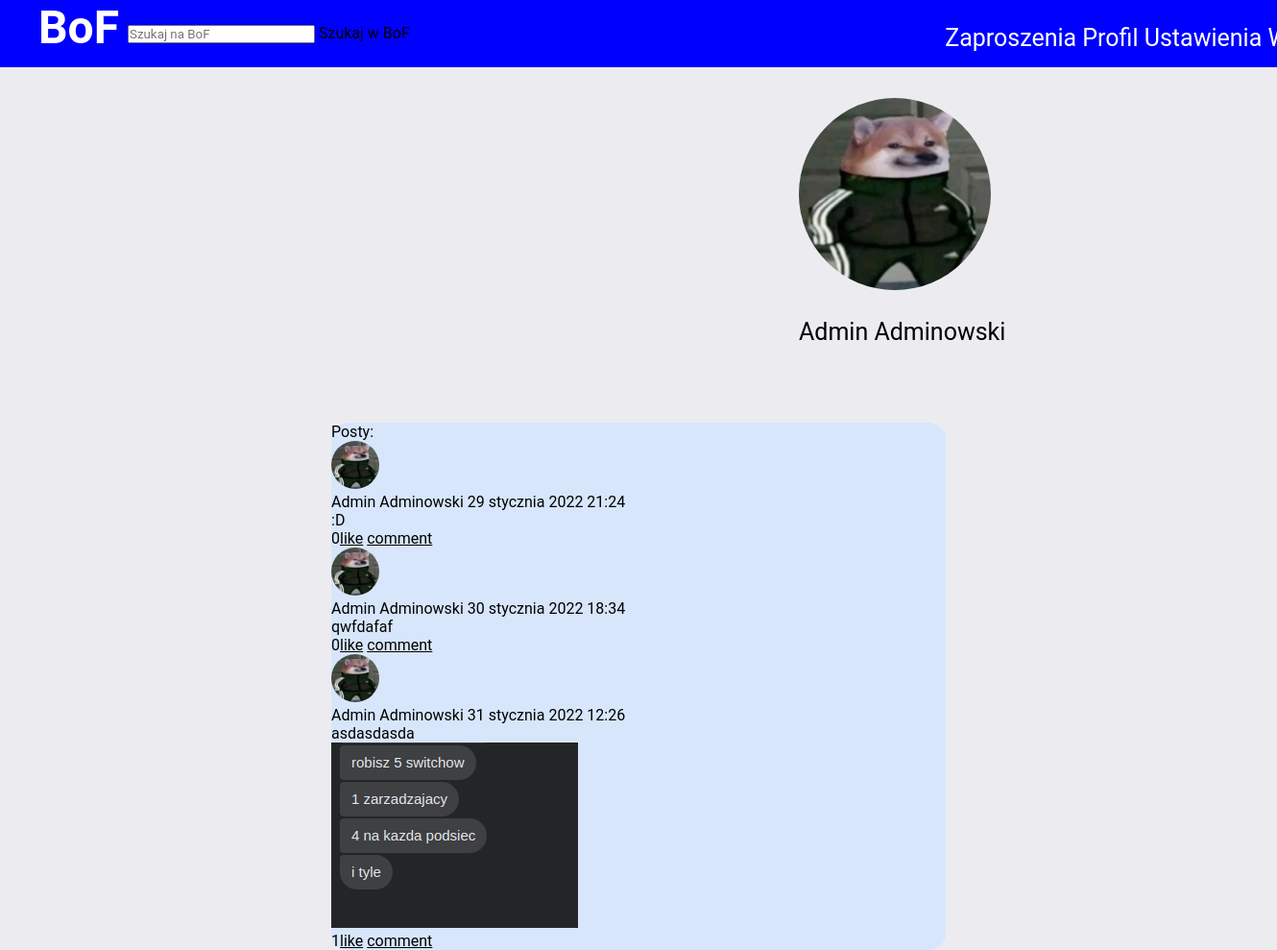
The page /profile/1 on the database as committed earlier.
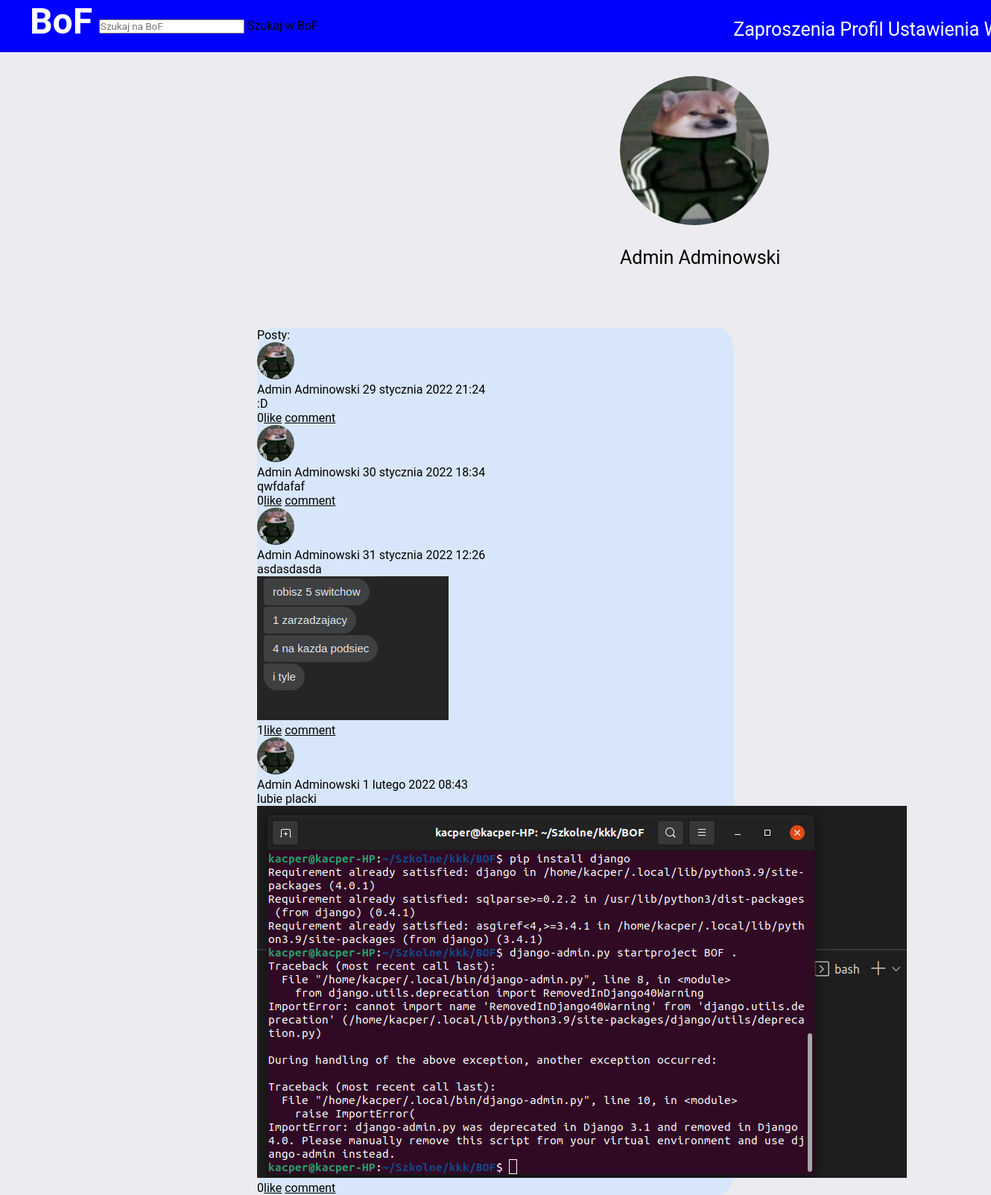
The same page on the database as committed later.
### post/models.py (models this page shows)
class Post(models.Model):
    user = models.ForeignKey(User, on_delete=models.CASCADE)
    content = models.CharField(max_length=500)
    photo = models.ImageField(upload_to='post_photos', null=True)
    date = models.DateTimeField(default=timezone.now)
    likes = models.ManyToManyField(User, related_name='post_likes', blank=True)
    def get_absolute_url(self):
        return reverse('post:post-detail-view', kwargs={'id': self.id})
    def get_like_url(self):
        return reverse('post:post-like-view', kwargs={'id': self.id})

### account/models.py (models this page shows, shortened)
class Account(models.Model):
    user = models.OneToOneField(User, unique=True, on_delete=models.CASCADE)
    image = models.ImageField(default='default.jpeg')
    friends = models.ManyToManyField(User, related_name='user_friends', blank=True)
    def get_absolute_url(self):
        return reverse('account:profile-view', kwargs={'id': self.user.id})

### account/views.py (the view)
# urls.py: path('profile/<int:id>', profile_view, name='profile-view'),
def profile_view(request, id):
    user = get_object_or_404(User, id=id)
    posts = Post.objects.filter(user=user)
    context = {
        'user': user,
        'posts': posts
    }
    return render(request, "profile_view.html", context)

### account/templates/profile_view.html
{%extends 'head.html'%}
{%block content%}
<div class="profile">
    <img src="{{user.account.image.url}}"/>
    <p>{{user.first_name}} {{user.last_name}}</p>
</div>
<div class="posts">
    <p>Posty:</p>
    {% for post in posts %}
        <div class="post">
            <div class="user">
                <img src="{{post.user.account.image.url}}"/>
                <p>{{post.user.first_name}} {{post.user.last_name}} {{post.date}}</p>
            </div>
            <div class="conent">
                <p>{{post.content}}</p>
            </div>
            {%if post.photo%}
            <div class="photo">
                <img class="post_photo"src="{{post.photo.url}}"/>
            </div>
            {%endif%}
            <p>{{post.likes.count}}<a href="{{post.get_like_url}}">like</a>
            <a href="{{post.get_absolute_url}}">comment </a></p>
        </div>
    {% endfor %}
</div>
{%endblock%}

Rows that differ between the two databases and show on the page:
added Post: user.account.image (picture), user.first_name "Admin", user.last_name "Adminowski", date "1 lutego 2022 08:43", content "lubie placki", photo (picture), likes.count "0"
